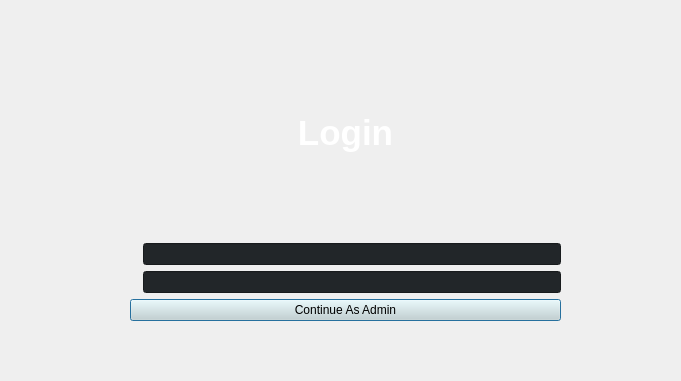
<?xml version="1.0" encoding="UTF-8"?>
<ui version="4.0">
 <class>adminlogin</class>
 <widget class="QDialog" name="adminlogin">
  <property name="geometry">
   <rect>
    <x>0</x>
    <y>0</y>
    <width>681</width>
    <height>381</height>
   </rect>
  </property>
  <property name="windowTitle">
   <string>Admin Login </string>
  </property>
  <widget class="QWidget" name="layoutWidget">
   <property name="geometry">
    <rect>
     <x>130</x>
     <y>30</y>
     <width>431</width>
     <height>291</height>
    </rect>
   </property>
   <layout class="QVBoxLayout" name="verticalLayout">
    <item>
     <widget class="QLabel" name="label">
      <property name="styleSheet">
       <string notr="true">color: rgb(255, 255, 255);</string>
      </property>
      <property name="text">
       <string>&lt;html&gt;&lt;head/&gt;&lt;body&gt;&lt;p align=&quot;center&quot;&gt;&lt;span style=&quot; font-size:26pt; font-weight:700;&quot;&gt;Login&lt;/span&gt;&lt;/p&gt;&lt;/body&gt;&lt;/html&gt;</string>
      </property>
     </widget>
    </item>
    <item>
     <layout class="QHBoxLayout" name="horizontalLayout">
      <item>
       <widget class="QLabel" name="usernamelabel">
        <property name="styleSheet">
         <string notr="true">font-color : rgb(255,255, 255);
font: 700 14pt &quot;Script MT Bold&quot;;
</string>
        </property>
        <property name="text">
         <string/>
        </property>
        <property name="pixmap">
         <pixmap>src/manage_accounts_28dp_E8EAED_FILL0_wght400_GRAD0_opsz24.png</pixmap>
        </property>
        <property name="scaledContents">
         <bool>true</bool>
        </property>
        <property name="openExternalLinks">
         <bool>true</bool>
        </property>
       </widget>
      </item>
      <item>
       <widget class="QLineEdit" name="username_lineEdit">
        <property name="styleSheet">
         <string notr="true">
font: 700 14pt &quot;Segoe UI&quot;;
background-color: rgb(34, 38, 41);</string>
        </property>
       </widget>
      </item>
     </layout>
    </item>
    <item>
     <layout class="QHBoxLayout" name="horizontalLayout_2">
      <item>
       <widget class="QLabel" name="passwordlabel">
        <property name="styleSheet">
         <string notr="true">font-color : rgb(255, 255, 255);
font: 700 14pt &quot;Script MT Bold&quot;;
</string>
        </property>
       </widget>
      </item>
      <item>
       <widget class="QLineEdit" name="password_lineEdit">
        <property name="styleSheet">
         <string notr="true">font: 12pt &quot;Segoe UI&quot;;
background-color: rgb(34, 38, 41);</string>
        </property>
        <property name="echoMode">
         <enum>QLineEdit::EchoMode::Password</enum>
        </property>
       </widget>
      </item>
     </layout>
    </item>
    <item>
     <widget class="QPushButton" name="admin_login_button">
      <property name="autoFillBackground">
       <bool>false</bool>
      </property>
      <property name="styleSheet">
       <string notr="true">font: 700 11pt &quot;Segoe Print&quot;;
color: rgb(0, 0, 0);
background-color: rgb(211, 217, 212);
</string>
      </property>
      <property name="text">
       <string>Continue As Admin</string>
      </property>
     </widget>
    </item>
   </layout>
  </widget>
 </widget>
 <resources/>
 <connections/>
</ui>
